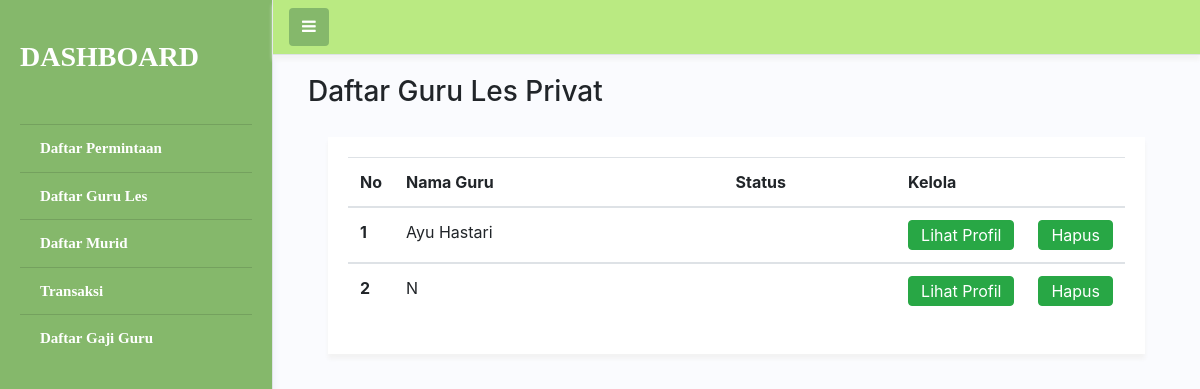
The app's page /index.php/c_admin/daftarguru, older data.
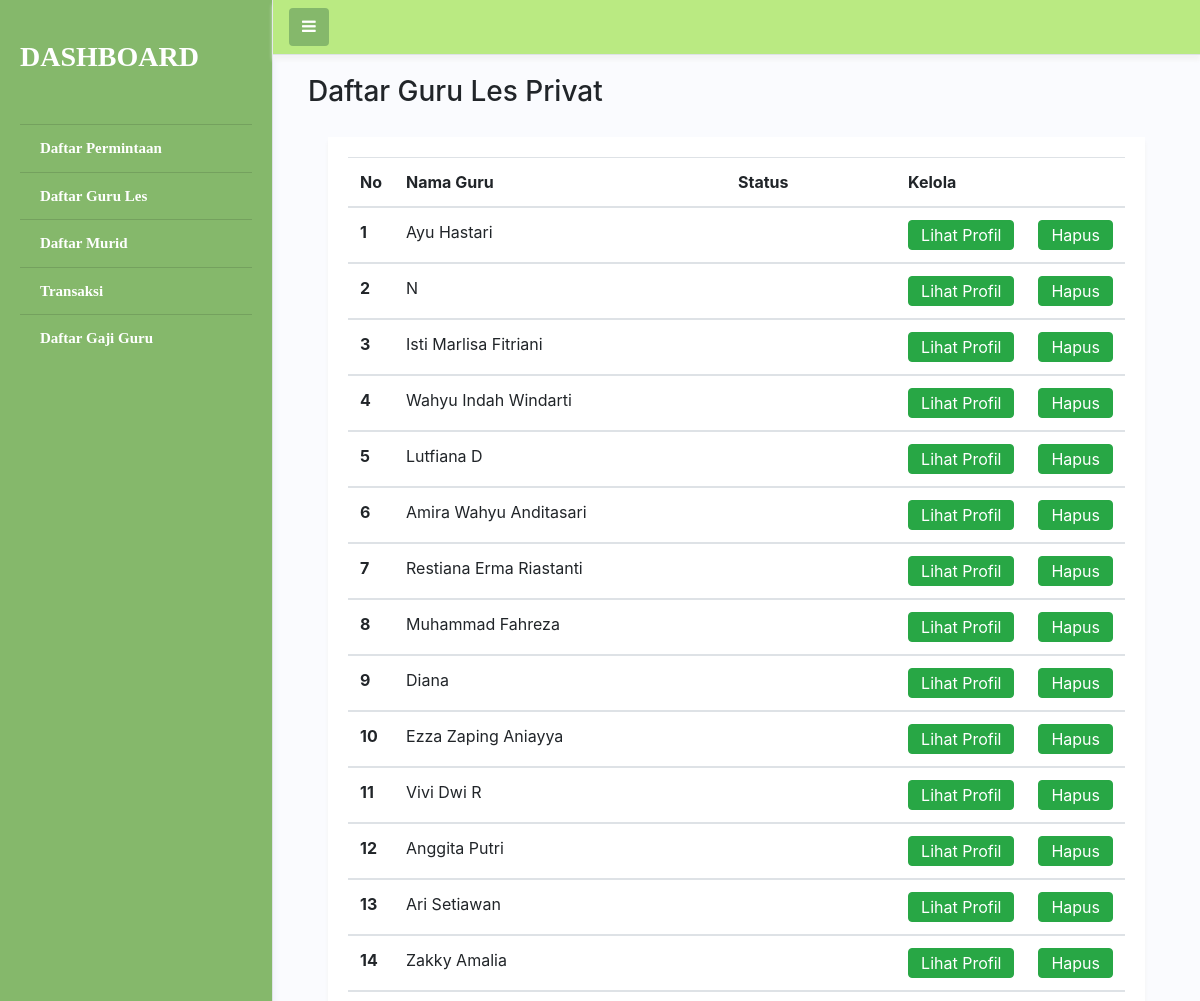
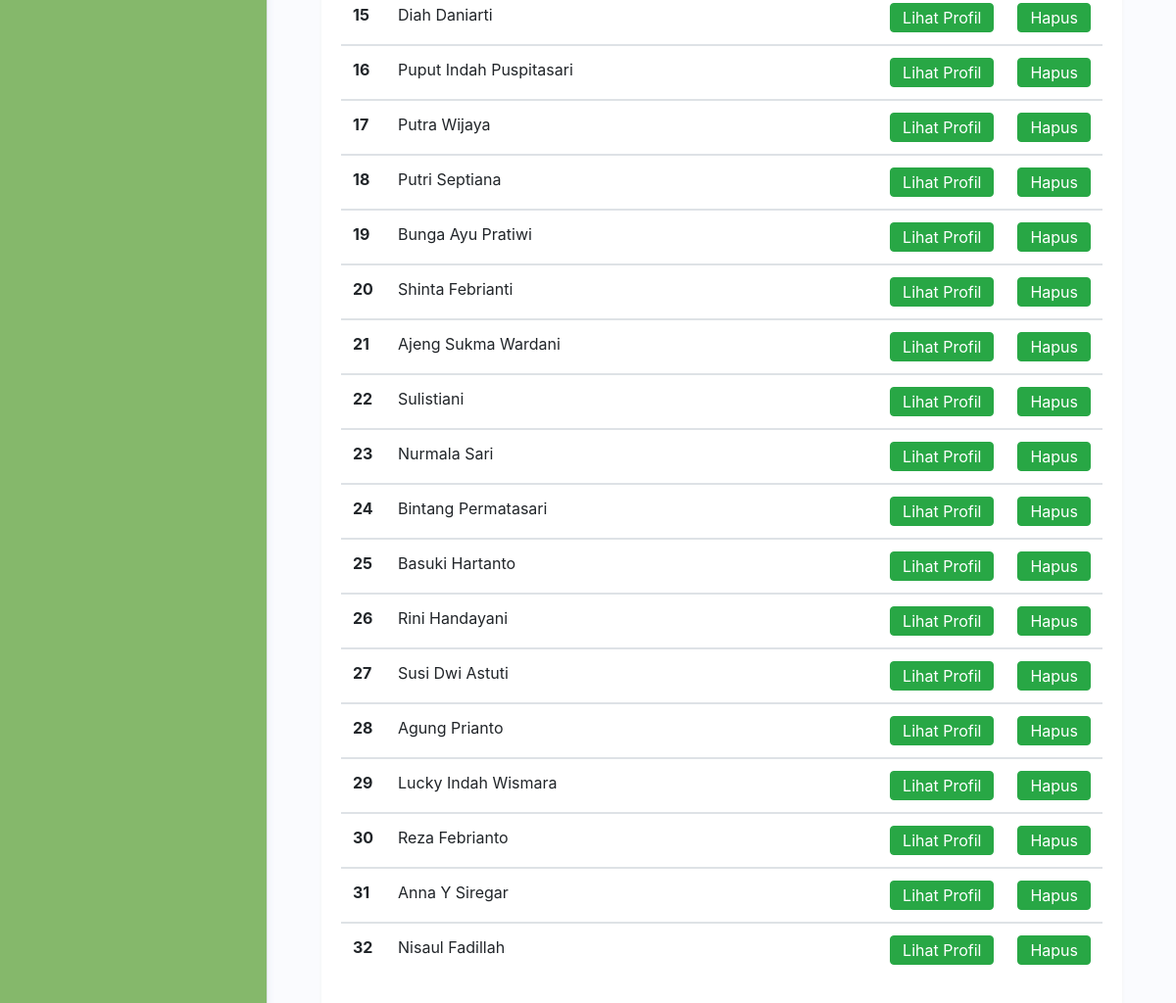
The same page, newer data (2 pictures, top to bottom).
### tables this page shows
CREATE TABLE `data_guru` (
  `ID` int(11) NOT NULL,
  `id_autorisasi` int(11) NOT NULL,
  `jenjang_pendidikan` varchar(12) NOT NULL,
  `bidang_keahlian` varchar(100) NOT NULL,
  `tentang` varchar(250) NOT NULL,
  `foto` varchar(100) NOT NULL,
  `status` varchar(15) NOT NULL,
  `lama_bekerja` int(11) NOT NULL,
  `lulusan` varchar(11) NOT NULL,
  `rating` int(11) NOT NULL,
  `sertifikat` int(11) NOT NULL,
  `jam mengajar` int(11) NOT NULL
);

CREATE TABLE `autorisasi` (
  `ID` int(11) NOT NULL,
  `nama` varchar(30) NOT NULL,
  `telepon` varchar(12) NOT NULL,
  `tempat_lahir` varchar(20) NOT NULL,
  `tanggal_lahir` date NOT NULL,
  `jenis_kelamin` varchar(20) NOT NULL,
  `alamat` varchar(50) NOT NULL,
  `email` varchar(30) NOT NULL,
  `password` varchar(50) NOT NULL,
  `level` varchar(11) NOT NULL
);

### application/controllers/c_admin.php (called while the page is built, shortened)
<?php
class c_admin extends CI_Controller {
	public function daftarguru(){
		$this->load->model('model_les');
		$data['data_guru'] = $this->model_les->getGuru();
		$this->load->view("navbar3");
		$this->load->view("a_daftar_guru", $data);
	}
}

### index.php (called while the page is built, shortened)
<?php
require_once BASEPATH.'core/CodeIgniter.php';

### application/models/model_les.php (called while the page is built, shortened)
<?php
	class model_les extends CI_Model{
		public function getGuru(){
			$data = $this->db->query("SELECT * FROM autorisasi a JOIN data_guru b ON a.ID = b.id_autorisasi");
			if ($data->num_rows()>0) {
				foreach ($data->result() as $value) {
					$query[]=$value;
				}
				return $query;
			}
		}
	}

### application/views/a_daftar_guru.php (the view, shortened to what this page needs)
<div class="container-fluid">
    <div class="part-title" style="padding: 20px;">
        <h3>Daftar Guru Les Privat</h3>
    </div>
    <div class="isi">
      <table class="table">
         <?php if(empty($data_guru)){ ?>
          <div class="alert alert-danger" style="margin-left: 40px; margin-right: 40px;" role="alert">
            Masih belum ada daftar guru les privat.
          </div>
          <?php }
        else{?>
        <thead>
        <tr>
          <th scope="col">No</th>
          <th scope="col" style="width: 400px">Nama Guru</th>
          <th scope="col" style="width: 200px">Status</th>
          <th scope="col" colspan="3">Kelola</th>
        </tr>
        </thead>
        <tbody>
          <?php
          $no = 1;
            foreach ($data_guru as $row) :
          ?>
        <tr>
        <th scope="row"><?php echo $no?></th>
        <td><?php echo $row->nama?></td>
        <td><?php echo $row->status?></td>
        <td><button style="padding-top: 2px; padding-bottom: 2px;" type="button" class="btn btn-success" data-toggle="modal" data-target="#lihatprofilguru<?php echo $row->ID?>">Lihat Profil</button></td>
        <td><button style="padding-top: 2px; padding-bottom: 2px;" type="button" class="btn btn-success" data-toggle="modal" data-target="#hapusguru<?php echo $row->ID?>">Hapus</button></td>
        </tr>
        </tbody>
     <?php
          $no++;
          endforeach;
        ?>
      </table>
    </div>
</div>
<?php foreach ($data_guru as $data) {?>
<div class="modal fade" id="hapusguru<?php echo $data->ID?>" tabindex="-1" role="dialog" aria-labelledby="exampleModalCenterTitle" aria-hidden="true">
  <div class="modal-dialog modal-dialog-centered" role="document">
    <div class="modal-content">
      <div class="modal-header">
        <h5 class="modal-title" id="exampleModalLongTitle"><?php echo $data->nama?></h5>
        <button type="button" class="close" data-dismiss="modal" aria-label="Close">
          <span aria-hidden="true">&times;</span>
        </button>
      </div>
      <div class="modal-body">
        <form action="<?php echo site_url(); ?>/c_admin/hapusguru/<?php echo $data->id_autorisasi?>">
          <div class="form-group">
            Apakah anda yakin ingin menghapus ?
          </div>
      </div>
      <div class="modal-footer">
        <button type="button" class="btn btn-secondary" data-dismiss="modal">Tidak</button>
        <button type="submit" class="btn btn-primary" data-toggle="modal">Ya</button>
      </div>
    </form>
    </div>
  </div>
</div>
 <?php }} ?>

### application/views/navbar3.php (shortened to what this page needs)
<!DOCTYPE html>
<html>
<head>
  <link rel="stylesheet" href="<?php echo base_url(); ?>assets/navbar_sidebar.css"/>
  <link rel="stylesheet" href="<?php echo base_url(); ?>assets/bootstrap/css/bootstrap.css"/>
  <link rel="stylesheet" href="<?php echo base_url(); ?>assets/bootstrap/css/bootstrap.min.css"/>
  <link rel="stylesheet" href="<?php echo base_url();?>assets/jquery/jquery-ui.css">
   <link rel="stylesheet" type="text/css" href="https://stackpath.bootstrapcdn.com/font-awesome/4.7.0/css/font-awesome.min.css">
</head>
<body style="background-color: #FAFBFE">
  <div class="d-flex" id="wrapper" >
    <div class="bg-shine border-right " id="sidebar-wrapper">
           <h3 style="padding-top: 40px;padding-left:20px;padding-right:20px;padding-bottom: 5px;color: #FFFFFF;font-weight: 600">DASHBOARD </h3>
      <div class="list-group list-group-flush grup-sidebar sticky-top sticky-offset" id="sidebar-lal">
        <br>
        <a href="<?php echo base_url(); ?>index.php/c_admin/daftarpermintaan" class="list-group-item list-group-item-action bg-transparant">Daftar Permintaan</a>
        <a href="<?php echo base_url(); ?>index.php/c_admin/daftarguru" class="list-group-item list-group-item-action bg-transparant">Daftar Guru Les</a>
        <a href="<?php echo base_url(); ?>index.php/c_admin/daftarmurid" class="list-group-item list-group-item-action bg-transparant">Daftar Murid</a>
        <a href="<?php echo base_url(); ?>index.php/c_admin/transaksi" class="list-group-item list-group-item-action bg-transparant">Transaksi</a>
        <a href="<?php echo base_url(); ?>index.php/c_admin/daftargaji" class="list-group-item list-group-item-action bg-transparant">Daftar Gaji Guru</a>
      </div>
    </div>
    <div id="page-content-wrapper">
      <nav class="navbar navbar-expand-lg navbar-light border-bottom bg-navbar sticky-top" style="background: #baea82;">
        <button class="btn button-sidebar" id="menu-toggle" style="background-color: #85b86b;
        color: white;"><i class="fa fa-bars" aria-hidden="true"></i></button>
        <div class="col order-12">
        </div>
      </nav>

### assets/navbar_sidebar.css (style rules this page uses)
#sidebar-wrapper { min-height: 100vh; margin-left: -17rem; -webkit-transition: margin .25s ease-out; -moz-transition: margin .25s ease-out; -o-transition: margin .25s ease-out; transition: margin .25s ease-out; }
.bg-shine { background: #85b86b; background-repeat: repeat; background-position: left top; box-shadow: 3px 0px 5px 0px #F1F3FA; font-family: 'Consolas'; font-size: 15px; font-weight: 700; }
.bg-transparant { background: #85b86b !important; border:0px; color:white !important; text-align: center; }
.grup-sidebar { padding: 15px 50px 50px 50px; }
#sidebar-wrapper .list-group { width: 17rem; }
#page-content-wrapper { min-width: 100%; }
@media (min-width: 768px) { #sidebar-wrapper { margin-left: 0; } }
@media (min-width: 768px) { #page-content-wrapper { min-width: 0; width: 100%; } }
.bg-navbar { color: #333333; background-color: #FFFFFF; background-repeat: repeat; background-position: left top; border-bottom: 1px solid #F3F3F3; box-shadow: 0px 5px 4px 0px #F3F3F3; font-family: Arial Black; font-size: 13px; font-weight: 900; color: #CCCCCC; }
.button-sidebar { background-color: #FFFFFF; color: rgb(0,0,0,.5); border-color:rgba(0,0,0,.1); outline: none; }
body { background-color: #FAFBFE; }
#sidebar-lal { padding-left: 20px; padding-right: 20px; }
.isi { background-color: #FFFFFF; padding: 20px; margin-left: 40px; margin-right: 40px; box-shadow: 0px 5px 4px 0px #F3F3F3; }

Row changes from the older to the newer data that the page shows:
added data_guru: id_autorisasi.nama "Isti Marlisa Fitriani"
added data_guru: id_autorisasi.nama "Wahyu Indah Windarti"
added data_guru: id_autorisasi.nama "Lutfiana D"
added data_guru: id_autorisasi.nama "Amira Wahyu Anditasari"
added data_guru: id_autorisasi.nama "Restiana Erma Riastanti"
added data_guru: id_autorisasi.nama "Muhammad Fahreza"
added data_guru: id_autorisasi.nama "Diana"
added data_guru: id_autorisasi.nama "Ezza Zaping Aniayya"
added data_guru: id_autorisasi.nama "Vivi Dwi R"
added data_guru: id_autorisasi.nama "Anggita Putri"
added data_guru: id_autorisasi.nama "Ari Setiawan"
added data_guru: id_autorisasi.nama "Zakky Amalia"
added data_guru: id_autorisasi.nama "Diah Daniarti"
added data_guru: id_autorisasi.nama "Puput Indah Puspitasari"
added data_guru: id_autorisasi.nama "Putra Wijaya"
added data_guru: id_autorisasi.nama "Putri Septiana"
added data_guru: id_autorisasi.nama "Bunga Ayu Pratiwi"
added data_guru: id_autorisasi.nama "Shinta Febrianti"
added data_guru: id_autorisasi.nama "Ajeng Sukma Wardani"
added data_guru: id_autorisasi.nama "Sulistiani"
added data_guru: id_autorisasi.nama "Nurmala Sari"
added data_guru: id_autorisasi.nama "Bintang Permatasari"
added data_guru: id_autorisasi.nama "Basuki Hartanto"
added data_guru: id_autorisasi.nama "Rini Handayani"
added data_guru: id_autorisasi.nama "Susi Dwi Astuti"
added data_guru: id_autorisasi.nama "Agung Prianto"
added data_guru: id_autorisasi.nama "Lucky Indah Wismara"
added data_guru: id_autorisasi.nama "Reza Febrianto"
added data_guru: id_autorisasi.nama "Anna Y Siregar"
added data_guru: id_autorisasi.nama "Nisaul Fadillah"
